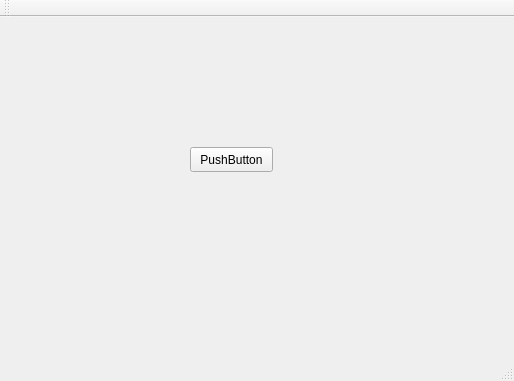
<?xml version="1.0" encoding="UTF-8"?>
<ui version="4.0">
 <class>MainWindow</class>
 <widget class="QMainWindow" name="MainWindow">
  <property name="geometry">
   <rect>
    <x>0</x>
    <y>0</y>
    <width>514</width>
    <height>381</height>
   </rect>
  </property>
  <property name="windowTitle">
   <string>MainWindow</string>
  </property>
  <widget class="QWidget" name="centralWidget">
   <widget class="QPushButton" name="pushButton">
    <property name="geometry">
     <rect>
      <x>190</x>
      <y>130</y>
      <width>83</width>
      <height>25</height>
     </rect>
    </property>
    <property name="text">
     <string>PushButton</string>
    </property>
   </widget>
  </widget>
  <widget class="QMenuBar" name="menuBar">
   <property name="geometry">
    <rect>
     <x>0</x>
     <y>0</y>
     <width>514</width>
     <height>22</height>
    </rect>
   </property>
  </widget>
  <widget class="QToolBar" name="mainToolBar">
   <attribute name="toolBarArea">
    <enum>TopToolBarArea</enum>
   </attribute>
   <attribute name="toolBarBreak">
    <bool>false</bool>
   </attribute>
  </widget>
  <widget class="QStatusBar" name="statusBar"/>
 </widget>
 <layoutdefault spacing="6" margin="11"/>
 <resources/>
 <connections/>
</ui>
